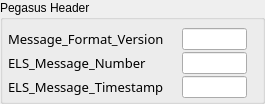
          <widget class="QGroupBox" name="groupBox">
           <property name="geometry">
            <rect>
             <x>8</x>
             <y>30</y>
             <width>265</width>
             <height>104</height>
            </rect>
           </property>
           <property name="autoFillBackground">
            <bool>true</bool>
           </property>
           <property name="title">
            <string>Pegasus Header</string>
           </property>
           <property name="flat">
            <bool>false</bool>
           </property>
           <widget class="QLabel" name="label_3">
            <property name="geometry">
             <rect>
              <x>8</x>
              <y>22</y>
              <width>165</width>
              <height>34</height>
             </rect>
            </property>
            <property name="font">
             <font>
              <family>微软雅黑</family>
              <pointsize>10</pointsize>
             </font>
            </property>
            <property name="text">
             <string>Message_Format_Version</string>
            </property>
           </widget>
           <widget class="QLineEdit" name="le_elsmsgversion">
            <property name="geometry">
             <rect>
              <x>182</x>
              <y>28</y>
              <width>65</width>
              <height>22</height>
             </rect>
            </property>
           </widget>
           <widget class="QLabel" name="label_4">
            <property name="geometry">
             <rect>
              <x>8</x>
              <y>46</y>
              <width>165</width>
              <height>34</height>
             </rect>
            </property>
            <property name="font">
             <font>
              <family>微软雅黑</family>
              <pointsize>10</pointsize>
             </font>
            </property>
            <property name="text">
             <string>ELS_Message_Number</string>
            </property>
           </widget>
           <widget class="QLineEdit" name="le_elselsmsgnum">
            <property name="geometry">
             <rect>
              <x>182</x>
              <y>52</y>
              <width>65</width>
              <height>22</height>
             </rect>
            </property>
           </widget>
           <widget class="QLabel" name="label_5">
            <property name="geometry">
             <rect>
              <x>8</x>
              <y>70</y>
              <width>170</width>
              <height>34</height>
             </rect>
            </property>
            <property name="font">
             <font>
              <family>微软雅黑</family>
              <pointsize>10</pointsize>
             </font>
            </property>
            <property name="text">
             <string>ELS_Message_Timestamp</string>
            </property>
           </widget>
           <widget class="QLineEdit" name="le_elselsmsgtime">
            <property name="geometry">
             <rect>
              <x>182</x>
              <y>76</y>
              <width>65</width>
              <height>22</height>
             </rect>
            </property>
           </widget>
          </widget>
